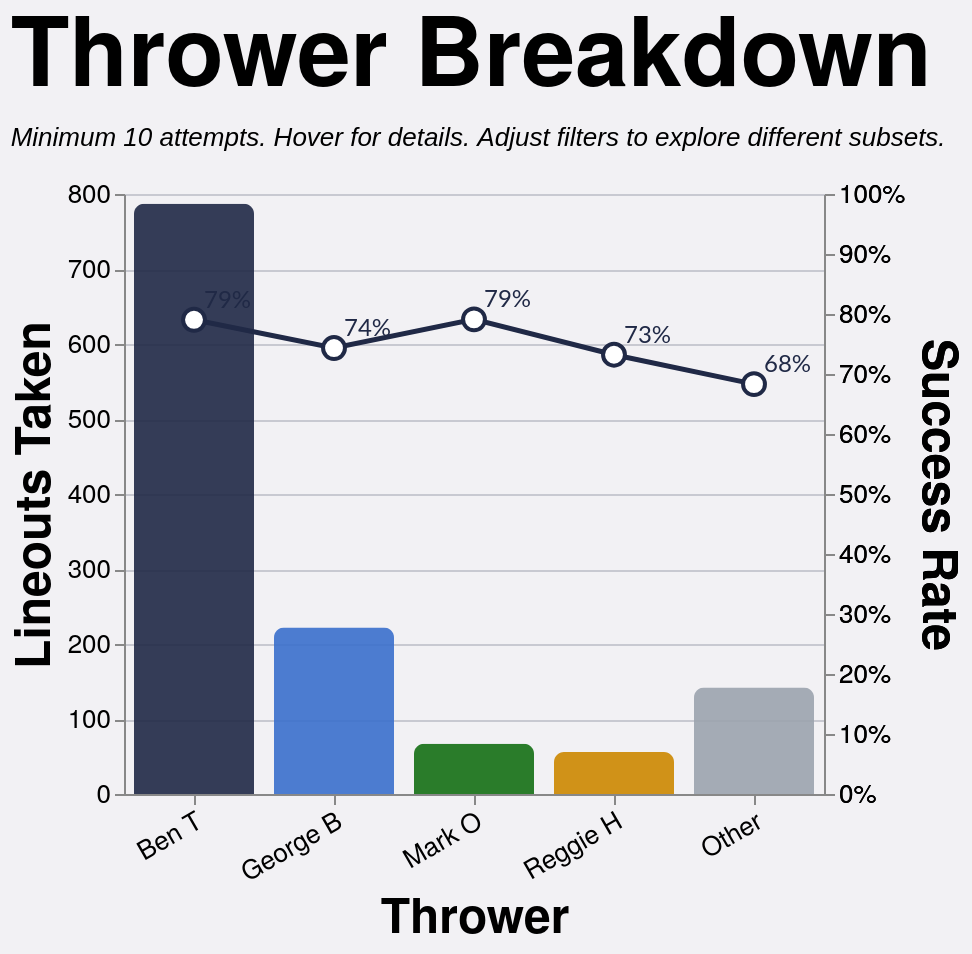

Write a Vega-Lite specification for this figure.
### Vega-Lite specification from a JSON file in a GitHub repository (floating-point values rounded to 4 significant figures; data arrays with more than 128 entries replaced by an {"elided": "..."} marker saying what was removed)
{"config": {"axis": {"labelFont": "PT Sans Narrow, Helvetica Neue, Helvetica, Arial, sans-serif", "titleFont": "PT Sans Narrow, Helvetica Neue, Helvetica, Arial, sans-serif", "labelFontSize": 13, "titleFontSize": 24, "gridColor": "#202947", "gridOpacity": 0.2, "zindex": 1}, "text": {"font": "Lato, sans-serif"}, "bar": {"cornerRadiusEnd": 5}, "header": {"labelFont": "PT Sans Narrow, Helvetica Neue, Helvetica, Arial, sans-serif", "titleFont": "PT Sans Narrow, Helvetica Neue, Helvetica, Arial, sans-serif", "labelFontSize": 24, "titleFontSize": 28, "labelFontWeight": "bold", "orient": "left"}, "legend": {"labelFont": "PT Sans Narrow, Helvetica Neue, Helvetica, Arial, sans-serif", "titleFont": "PT Sans Narrow, Helvetica Neue, Helvetica, Arial, sans-serif", "labelFontSize": 14, "titleFontSize": 16, "titlePadding": 5, "fillColor": "white", "strokeColor": "black", "padding": 10, "titleFontWeight": "lighter", "titleFontStyle": "italic", "titleColor": "gray", "offset": 10}, "title": {"font": "PT Sans Narrow, Helvetica Neue, Helvetica, Arial, sans-serif", "fontSize": 48, "fontWeight": "bold", "anchor": "start", "align": "center", "titlePadding": 20, "subtitlePadding": 10, "subtitleFontSize": 13, "subtitleColor": "", "subtitleFontStyle": "italic", "offset": 15, "color": "black"}, "axisX": {"labelAngle": 0}, "facet": {"title": null, "header": null, "align": {"row": "each", "column": "each"}}, "resolve": {"scale": {"y": "independent", "facet": "independent"}}, "background": "#f2f1f4", "scale": {"offsetBandPaddingOuter": 0.2, "offsetBandPaddingInner": 0.1}, "view": {"stroke": null, "background": "transparent"}}, "layer": [{"mark": {"type": "bar", "opacity": 0.9, "size": 60}, "encoding": {"color": {"field": "thrower_tier", "legend": null, "scale": {"domain": ["Ben T", "George B", "Mark O", "Reggie H", "Other"], "range": ["#202946", "#3a6fcc", "#146f14", "#cc8800", "#9ca3af"]}, "type": "nominal"}, "stroke": {"value": "transparent"}, "tooltip": [{"field": "thrower_tier_name", "title": "Thrower", "type": "nominal"}, {"field": "attempts", "format": ",.0f", "title": "Attempts", "type": "quantitative"}, {"field": "won", "format": ",.0f", "title": "Won", "type": "quantitative"}, {"field": "success_rate", "format": ".1%", "title": "Success Rate", "type": "quantitative"}], "x": {"axis": {"labelAngle": -30}, "field": "thrower_tier", "sort": ["Ben T", "George B", "Mark O", "Reggie H", "Other"], "title": "Thrower", "type": "nominal"}, "y": {"field": "attempts", "title": "Lineouts Taken", "type": "quantitative"}}, "transform": [{"filter": "(loSquad == 'All' || datum.squad == loSquad) && (loSeason == 'All' || datum.season == loSeason) && (loGameType == 'All' || (loGameType == 'League + Cup' && (datum.game_type == 'League' || datum.game_type == 'Cup')) || (loGameType == 'League only' && datum.game_type == 'League') || datum.game_type == loGameType) && (loThrower == 'All' || datum.thrower == loThrower) && (loJumper == 'All' || datum.jumper == loJumper) && (loArea == 'All' || datum.area == loArea) && (loNumbers == 'All' || datum.numbers == loNumbers)"}, {"aggregate": [{"op": "count", "as": "attempts"}, {"op": "sum", "field": "won", "as": "won"}], "groupby": ["thrower_tier", "thrower_tier_name"]}, {"calculate": "datum.won / datum.attempts", "as": "success_rate"}]}, {"mark": {"type": "line", "point": {"fill": "white", "filled": false, "size": 120, "stroke": "#202946"}, "stroke": "#202946", "strokeWidth": 2.5}, "encoding": {"tooltip": [{"field": "thrower_tier_name", "title": "Thrower", "type": "nominal"}, {"field": "attempts", "format": ",.0f", "title": "Attempts", "type": "quantitative"}, {"field": "won", "format": ",.0f", "title": "Won", "type": "quantitative"}, {"field": "success_rate", "format": ".1%", "title": "Success Rate", "type": "quantitative"}], "x": {"axis": {"labelAngle": -30}, "field": "thrower_tier", "sort": ["Ben T", "George B", "Mark O", "Reggie H", "Other"], "title": "Thrower", "type": "nominal"}, "y": {"axis": {"format": "%"}, "field": "success_rate", "scale": {"domain": [0, 1]}, "title": "Success Rate", "type": "quantitative"}}, "transform": [{"filter": "(loSquad == 'All' || datum.squad == loSquad) && (loSeason == 'All' || datum.season == loSeason) && (loGameType == 'All' || (loGameType == 'League + Cup' && (datum.game_type == 'League' || datum.game_type == 'Cup')) || (loGameType == 'League only' && datum.game_type == 'League') || datum.game_type == loGameType) && (loThrower == 'All' || datum.thrower == loThrower) && (loJumper == 'All' || datum.jumper == loJumper) && (loArea == 'All' || datum.area == loArea) && (loNumbers == 'All' || datum.numbers == loNumbers)"}, {"aggregate": [{"op": "count", "as": "attempts"}, {"op": "sum", "field": "won", "as": "won"}], "groupby": ["thrower_tier", "thrower_tier_name"]}, {"calculate": "datum.won / datum.attempts", "as": "success_rate"}]}, {"mark": {"type": "text", "align": "left", "baseline": "middle", "color": "#202946", "dx": 5, "dy": -10, "fontSize": 12}, "encoding": {"text": {"field": "success_rate", "format": ".0%", "type": "quantitative"}, "x": {"axis": {"labelAngle": -30}, "field": "thrower_tier", "sort": ["Ben T", "George B", "Mark O", "Reggie H", "Other"], "title": "Thrower", "type": "nominal"}, "y": {"axis": {"format": "%"}, "field": "success_rate", "scale": {"domain": [0, 1]}, "title": "Success Rate", "type": "quantitative"}}, "transform": [{"filter": "(loSquad == 'All' || datum.squad == loSquad) && (loSeason == 'All' || datum.season == loSeason) && (loGameType == 'All' || (loGameType == 'League + Cup' && (datum.game_type == 'League' || datum.game_type == 'Cup')) || (loGameType == 'League only' && datum.game_type == 'League') || datum.game_type == loGameType) && (loThrower == 'All' || datum.thrower == loThrower) && (loJumper == 'All' || datum.jumper == loJumper) && (loArea == 'All' || datum.area == loArea) && (loNumbers == 'All' || datum.numbers == loNumbers)"}, {"aggregate": [{"op": "count", "as": "attempts"}, {"op": "sum", "field": "won", "as": "won"}], "groupby": ["thrower_tier", "thrower_tier_name"]}, {"calculate": "datum.won / datum.attempts", "as": "success_rate"}]}], "data": {"name": "data-20c29dadef4fc5ac33009a2db348c5bb"}, "height": 300, "params": [{"name": "loSquad", "value": "All"}, {"name": "loSeason", "value": "All"}, {"name": "loGameType", "value": "All"}, {"name": "loThrower", "value": "All"}, {"name": "loJumper", "value": "All"}, {"name": "loArea", "value": "All"}, {"name": "loNumbers", "value": "All"}], "resolve": {"scale": {"y": "independent"}}, "title": {"text": "Thrower Breakdown", "subtitle": "Minimum 10 attempts. Hover for details. Adjust filters to explore different subsets."}, "width": {"step": 70}, "$schema": "https://vega.github.io/schema/vega-lite/v5.20.1.json", "datasets": {"data-20c29dadef4fc5ac33009a2db348c5bb": {"elided": "1274 records"}}}
